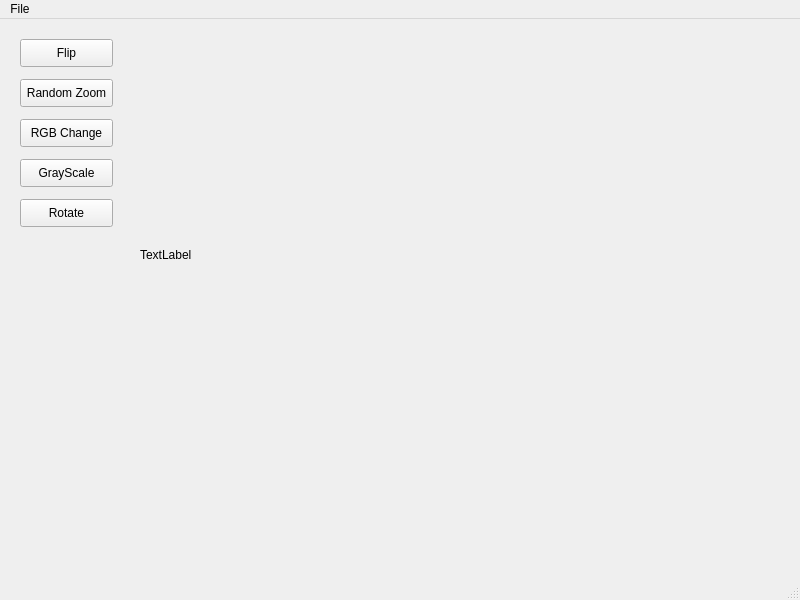
<?xml version="1.0" encoding="UTF-8"?>
<ui version="4.0">
 <class>MainWindow</class>
 <widget class="QMainWindow" name="MainWindow">
  <property name="geometry">
   <rect>
    <x>0</x>
    <y>0</y>
    <width>800</width>
    <height>600</height>
   </rect>
  </property>
  <property name="windowTitle">
   <string>MainWindow</string>
  </property>
  <widget class="QWidget" name="centralwidget">
   <widget class="QPushButton" name="pushButton">
    <property name="geometry">
     <rect>
      <x>20</x>
      <y>20</y>
      <width>93</width>
      <height>28</height>
     </rect>
    </property>
    <property name="text">
     <string>Flip</string>
    </property>
   </widget>
   <widget class="QPushButton" name="pushButton_2">
    <property name="geometry">
     <rect>
      <x>20</x>
      <y>60</y>
      <width>93</width>
      <height>28</height>
     </rect>
    </property>
    <property name="text">
     <string>Random Zoom</string>
    </property>
   </widget>
   <widget class="QPushButton" name="pushButton_3">
    <property name="geometry">
     <rect>
      <x>20</x>
      <y>100</y>
      <width>93</width>
      <height>28</height>
     </rect>
    </property>
    <property name="text">
     <string>RGB Change</string>
    </property>
   </widget>
   <widget class="QLabel" name="label">
    <property name="geometry">
     <rect>
      <x>140</x>
      <y>20</y>
      <width>621</width>
      <height>431</height>
     </rect>
    </property>
    <property name="text">
     <string>TextLabel</string>
    </property>
   </widget>
   <widget class="QPushButton" name="pushButton_4">
    <property name="geometry">
     <rect>
      <x>20</x>
      <y>140</y>
      <width>93</width>
      <height>28</height>
     </rect>
    </property>
    <property name="text">
     <string>GrayScale</string>
    </property>
   </widget>
   <widget class="QPushButton" name="pushButton_5">
    <property name="geometry">
     <rect>
      <x>20</x>
      <y>180</y>
      <width>93</width>
      <height>28</height>
     </rect>
    </property>
    <property name="text">
     <string>Rotate</string>
    </property>
   </widget>
  </widget>
  <widget class="QMenuBar" name="menubar">
   <property name="geometry">
    <rect>
     <x>0</x>
     <y>0</y>
     <width>800</width>
     <height>26</height>
    </rect>
   </property>
   <widget class="QMenu" name="menuFile">
    <property name="title">
     <string>File</string>
    </property>
    <addaction name="actionUpload"/>
   </widget>
   <addaction name="menuFile"/>
  </widget>
  <widget class="QStatusBar" name="statusbar"/>
  <action name="actionUpload">
   <property name="text">
    <string>Upload</string>
   </property>
  </action>
 </widget>
 <resources/>
 <connections/>
</ui>
